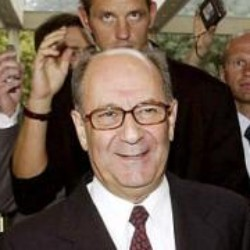
#> input picture Test/Alvaro_Silva_Calderon_0002.jpg, 250 x 250 px
$ python Interactive.py
#> lines starting #> are read from the running program, lines starting #| are printed output that depends on the picture
### detection.py
import cv2 as cv

def get_bounding_boxes(img):
    face_cascade = cv.CascadeClassifier('haarcascade_frontalface_default.xml')
    gray = cv.cvtColor(img, cv.COLOR_BGR2GRAY)
    faces = face_cascade.detectMultiScale(gray, 1.1, 6)
    return faces

### Interactive.py
import cv2 as cv
import numpy as npsh
import scipy.io as sc

from detection import get_bounding_boxes

candidate = input("Candidate File Name: ")
#> the answer given: Test/Alvaro_Silva_Calderon_0002.jpg
suspect = input("Suspect File Name: ")
#> the answer given: Test/Alvaro_Uribe_0034.jpg

img1 = cv.imread(candidate,1)
#> img1 is the input picture: shape (250, 250, 3); mean B, G, R 73.8, 86.8, 104.9
img2 = cv.imread(suspect,1)
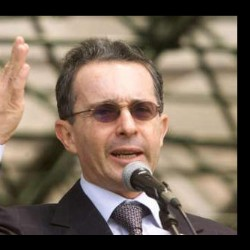
#> input picture Test/Alvaro_Uribe_0034.jpg, 250 x 250 px
#> img2 is the input picture: shape (250, 250, 3); mean B, G, R 89.3, 103.7, 119.2

faces1 = get_bounding_boxes(img1)
#> in get_bounding_boxes, `gray = cv.cvtColor(img, cv.COLOR_BGR2GRAY)`:
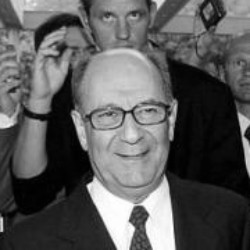
#> gray: shape (250, 250); min 0, max 255, mean 90.7
#> in get_bounding_boxes, `faces = face_cascade.detectMultiScale(gray, 1.1, 6)`: faces = [[71, 70, 110, 110]]
#> faces1 = [[71, 70, 110, 110]]
faces2 = get_bounding_boxes(img2)
#> in get_bounding_boxes (call 2), `gray = cv.cvtColor(img, cv.COLOR_BGR2GRAY)`:
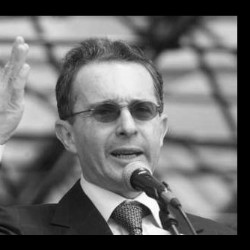
#> gray: shape (250, 250); min 0, max 255, mean 106.7
#> in get_bounding_boxes (call 2), `faces = face_cascade.detectMultiScale(gray, 1.1, 6)`: faces = [[66, 67, 115, 115]]
#> faces2 = [[66, 67, 115, 115]]

print(faces1.shape)
#| (1, 4)
print(faces2.shape)
#| (1, 4)
#%%

n = 10

#> (the run stopped early here; a loop or call above may not have finished)
